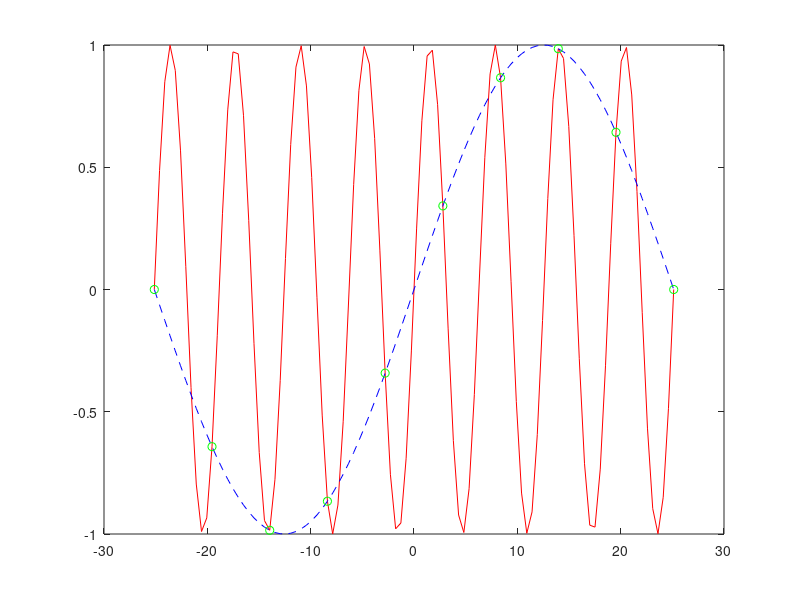

Write the MATLAB code that produced this figure.
d = linspace(-8*pi, 8*pi,10);

f = sin(d);

a = vander(d);

c = inv(a)*f';

x = linspace(-8*pi, 8*pi,100);

s = sin(x);

p = polyval(c,x);

plot(x, s, 'r')
hold on
plot(x, p, 'b--')
plot(d, f, 'go')
hold off